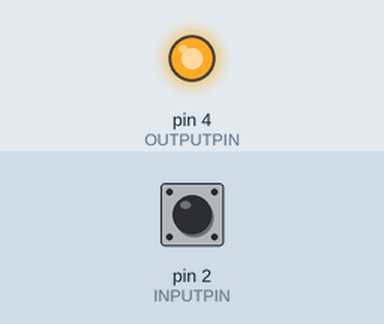
Bench run of a sketch on a simulated Arduino Uno, built with avr-gcc and run on an emulated ATmega328P. Shown: output pins drawn as LEDs (lit = HIGH). Dashed ring = blinking. The test bench sets the inputs (shaded band); at power-on: pin 2 (INPUTPIN) LOW.

Above: at 1.2 s.
1.3 s: pin 2 (INPUTPIN) pulsed HIGH 5 times (0.12 s each, 0.3 s apart)
At 1.87 s:
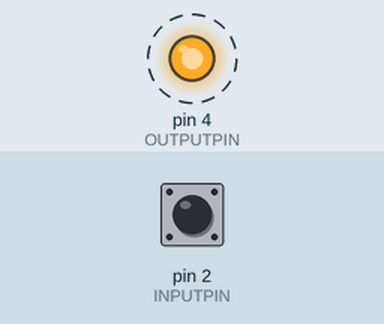
At 3.6 s:
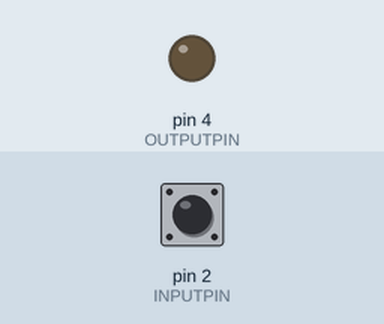
Timing chart, 0 to 5.1 s (numbered marks = the images above; inputs shaded):
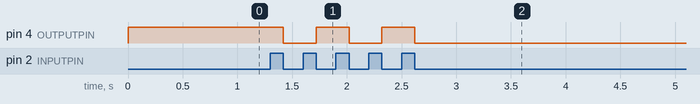

The sketch:

FSM1.ino
```cpp
// FSM - version 1

byte iCurrentState;
// States:
// A: 0, B: 1, C:2, D:3
// inputs:
// P(ressed):1 R(eleased): 0

#define INPUTPIN (2)
#define OUTPUTPIN (4)


void setup(){
  iCurrentState = 0; // set the initial state
  pinMode(OUTPUTPIN , OUTPUT);
  pinMode(INPUTPIN , INPUT);
}


void loop(){

   //1. read the input
   byte iInput;

   //2. convert it into the input symbol
   if (digitalRead(INPUTPIN )==HIGH)
	{iInput = 0;}
   else
	{iInput = 1;}


   //3. Function F (future state) (decide witch state is the future state using current state and input)
    byte iFutureState;

   iFutureState = iCurrentState; // default: same state
   if ((iCurrentState==0) && (iInput==1)) iFutureState=1; // A->B
   if ((iCurrentState==1) && (iInput==0)) iFutureState=2;
   if ((iCurrentState==2) && (iInput==1)) iFutureState=3;
   if ((iCurrentState==3) && (iInput==0)) iFutureState=0;

   //4. state transition
   iCurrentState= iFutureState;

   //5. function G (sending output based on current state)
   if (iCurrentState==0) digitalWrite(OUTPUTPIN , LOW);  // A
   if (iCurrentState==1) digitalWrite(OUTPUTPIN , HIGH); // B
   if (iCurrentState==2) digitalWrite(OUTPUTPIN , HIGH); // C
   if (iCurrentState==3) digitalWrite(OUTPUTPIN , LOW);  // D


}
```

Measured:
- after the input at 1.3 s, pin 4 (OUTPUTPIN): alternates HIGH for 0.30 s and LOW for 0.30 s, 5 changes in all, then stays LOW, starting after 0.12 s
